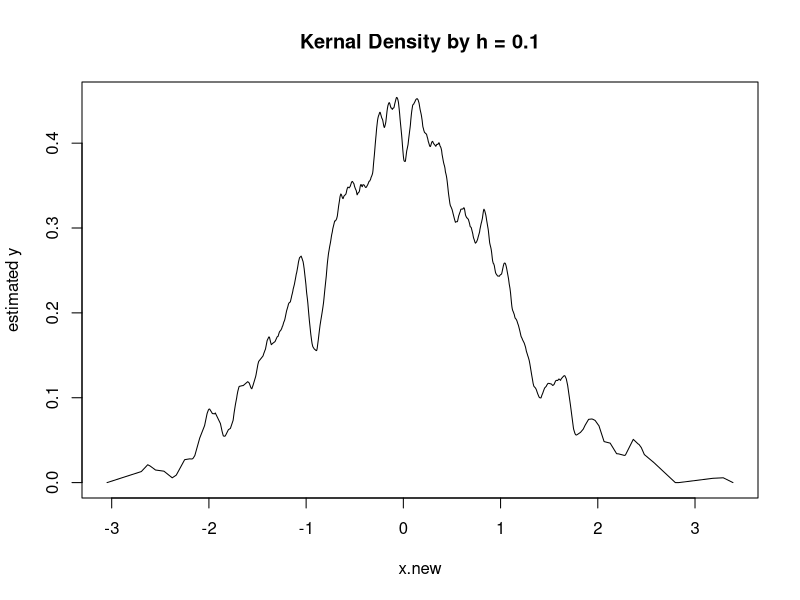
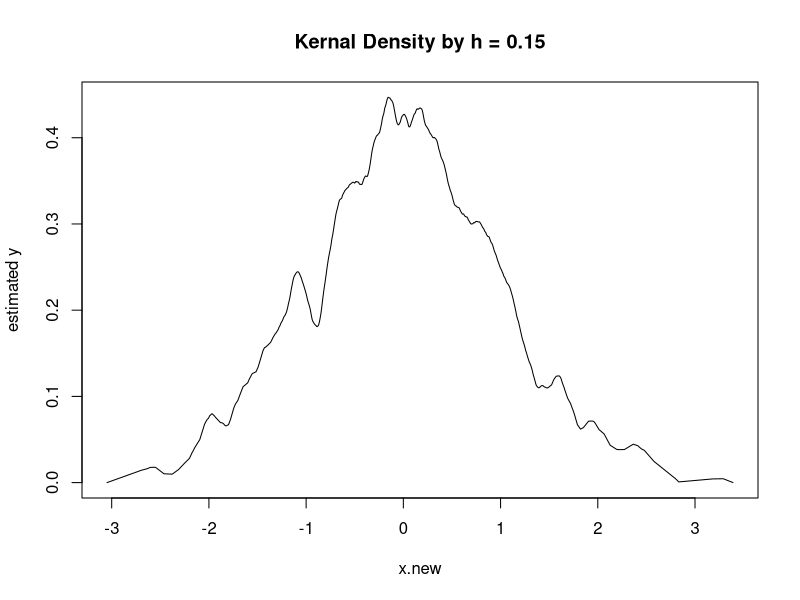
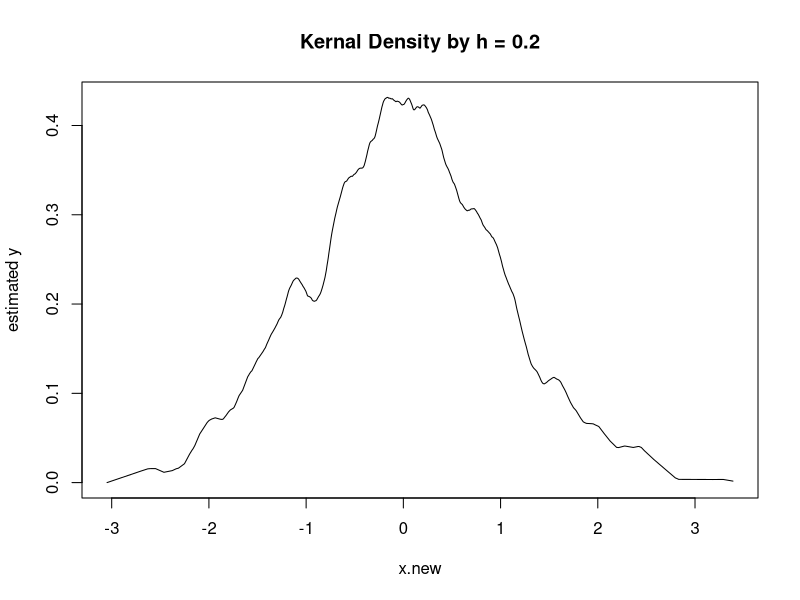
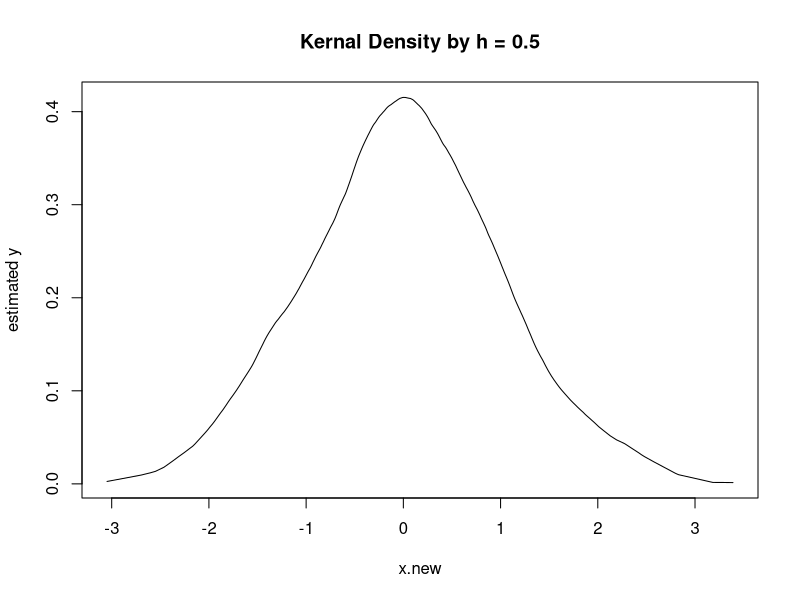
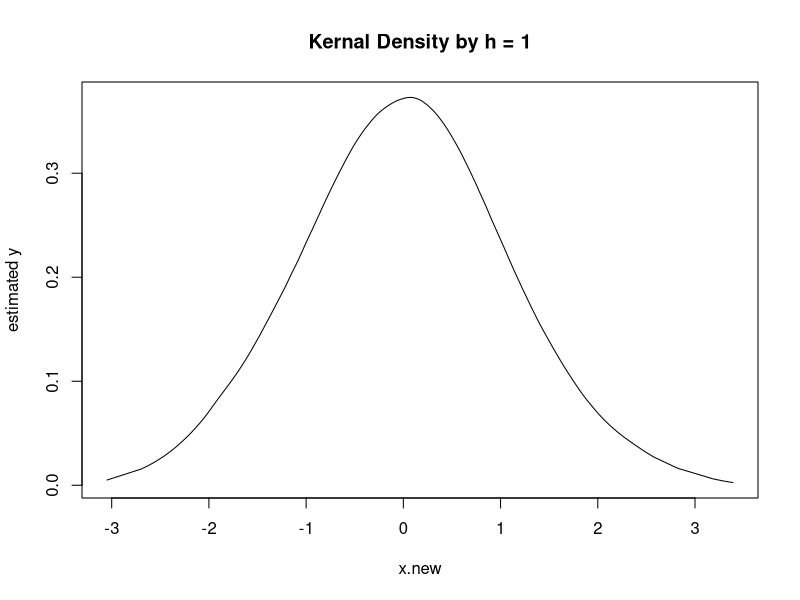

Write R code to recreate these figures, in order.
## ---- chunk 1
# reference to the code and help by Wenfeng Zhang, and here changed the way 
# to build the kernel_epan and improve the value of testing h
set.seed(123)
x <- rnorm(1000, 0, 1)
x.new <- sort(rnorm(1000, 0, 1))

#build the kernel
kernel_epan <- function(x,h) {
ran <- as.numeric(abs(x) <= 1)
val <- (3/4) * ( 1 - x^2 ) * ran
val
}
#build the function
kern_density <- function(x, h, x.new){
  y <- numeric()
  for (i in 1:length(x.new)){
    y[i] <- mean(kernel_epan((x.new[i]-x)/h))/h
  }
  return (y)
}
#Test the function
h = c(0.1, 0.15, 0.2, 0.5,1)
for (i in h){
  txt <- paste("Kernal Density by h =",i) 
  plot(x.new, kern_density(x,i,x.new), ylab = "estimated y", main = txt, type = "l")  
}
## ---- chunk 2
# Reference to the solution from Mr. Michael Kane in class.

library(glmnet)
# Find the KKT conditions
##args:
# X: the desgin matrix;
# y: the response vector.
# b: the slope coefficients of the current model;
# lambda: the penalty parameter.
casl_lenet_check_kkt <- function(X, y, b, lambda) {
#calculate the residuals
resids <- y - X %*% b

#calculate the projection of each variable onto the residuals
s <- apply(X, 2, function(xj) crossprod(xj, resids)) /
lambda / nrow(X)

# return a vector indicating where the KKT conditions have been violated by the variables that are currently zero.
(b == 0) & (abs(s) >= 1)
}

#build the dataset and test, the way building the dataset refered to the textbook Page 200 and help by Xiangyi Shan
set.seed(123)
n <- 1000
p <- 4000
X <- matrix(rnorm(n * p), ncol = p)
beta <- c(seq(1, 0.1, length.out=(10)), rep(0, p - 10))
y <- X %*% beta + rnorm(n = n, sd = 0.15)

#lasso regression
lasso_reg_with_screening <- function(x, y){
  m1 <- cv.glmnet(x,y,alpha=1)
  lambda <- m1$lambda.1se
  b <- m1$glmnet.fit$beta[, m1$lambda == lambda]
 casl_lenet_check_kkt(X, y, beta, lambda)
}
#screen the dataset
outcome <-lasso_reg_with_screening(X, y)
summary(outcome)
